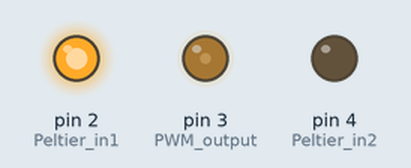
Simulated run of this sketch. Board: Arduino Uno, built with avr-gcc and run on an emulated ATmega328P. Parts: output pins drawn as LEDs (lit = HIGH).

Above: at 0.1 s.
At 51.1 s:
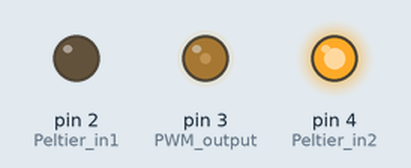
At 101.1 s:
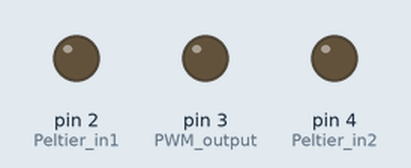
Timing chart, 0 to 103.5 s (numbered marks = the images above):
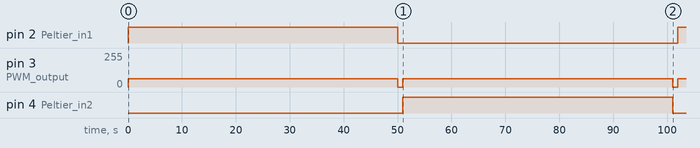

The sketch:

peltier_test.ino
```cpp
int Peltier_in1 = 2;  //Arduino デジタル信号入力
int Peltier_in2 = 4;  //Arduino デジタル信号入力
int PWM_output = 3;  //PWM制御 (アナログ入力)

void setup() {
  pinMode(Peltier_in1, OUTPUT);
  pinMode(Peltier_in2, OUTPUT);
}

void loop() {
 digitalWrite(Peltier_in1, HIGH); //正
 int duty = (int)(0.25 * 255);
 analogWrite(PWM_output, duty); //PWM設定値:0～255　255=6V(外部電源)
 delay(50000);
 digitalWrite(Peltier_in1,LOW); //無負荷
 analogWrite(PWM_output, 0);
 delay(1000);

 digitalWrite(Peltier_in2, HIGH); //負
 analogWrite(PWM_output, duty);
 delay(50000);
 digitalWrite(Peltier_in2,LOW); //無負荷
 analogWrite(PWM_output,0);
 delay(1000);
}
```

Measured:
- by itself, pin 2 (Peltier_in1): LOW → HIGH at 0.00 s, → LOW 50.0 s later, → HIGH 52.0 s later
- by itself, pin 3 (PWM_output): alternates 63/255 for 50.0 s and 0/255 for 1.0 s
- by itself, pin 4 (Peltier_in2): LOW → HIGH at 51.0 s, → LOW 50.0 s later
